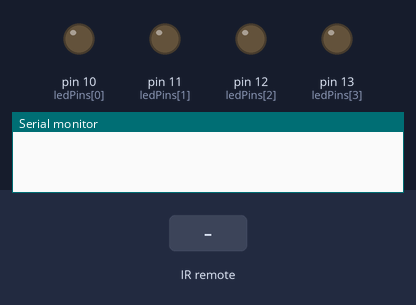
This sketch was run on a simulated Arduino Uno, built with avr-gcc and run on an emulated ATmega328P. Shown: output pins drawn as LEDs (lit = HIGH), the last lines printed to the serial monitor. The test bench sets the inputs (shaded band).

Above: at 1.2 s.
1.3 s: infrared code 0xFF30CF received
At 2.5 s:
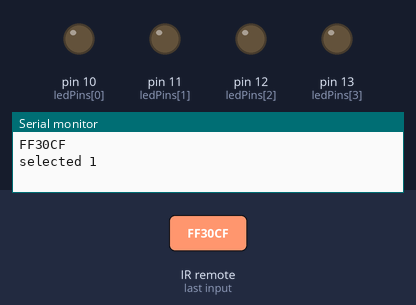
2.8 s: infrared code 0xFF18E7 received
At 3.9 s:
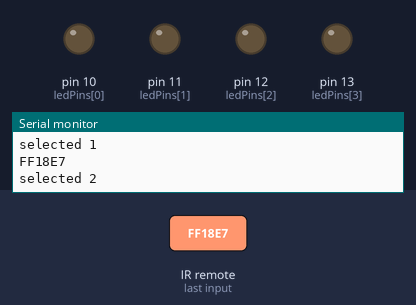
4.3 s: infrared code 0xFF7A85 received
At 5.0 s:
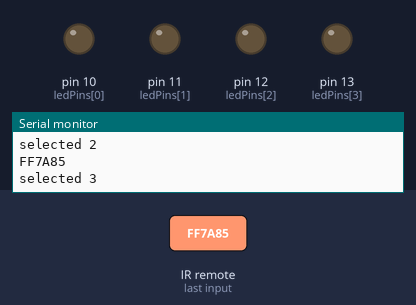
5.8 s: infrared code 0xFF10EF received
At 6.1 s:
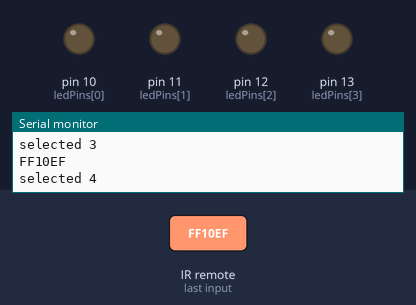
Timing chart, 0 to 8.3 s (numbered marks = the images above; inputs shaded):
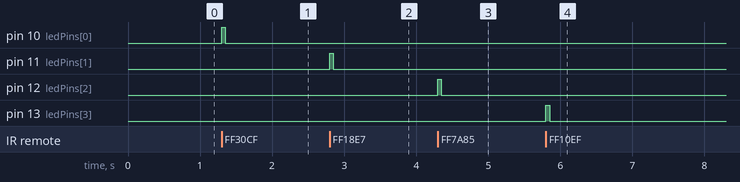

The sketch:

Opg_9.ino
```cpp
#include <IRremote.h>

//IR pin aangeven
const int irPin = 3;

//LED pins aangeven
const int ledPins[] = {10, 11, 12, 13};

//Default LED status is uit
int ledStatus[] = {LOW, LOW, LOW, LOW};

// Set up IR receiver and decode results
IRrecv irReceiver(irPin);
decode_results decodedResults;

void setup() {
  Serial.begin(9600);
  //De ledpins op output
  for (int i = 0; i < 4; i++) {
    pinMode(ledPins[i], OUTPUT);
  }
  irReceiver.enableIRIn();
}

void loop() {
  //Millis houdt de tijd bij
  unsigned long currentTime = millis();

  if (irReceiver.decode(&decodedResults)) {
    Serial.println(decodedResults.value, HEX);
    irReceiver.resume();

    //Switch statement om de afstandbediening af te handelen
    switch (decodedResults.value) {
      case 0xFF30CF:
        digitalWrite(ledPins[0], HIGH);
        delay(50);
        digitalWrite(ledPins[0], LOW);
        Serial.println("selected 1");
        break;

      case 0xFF18E7:
        digitalWrite(ledPins[1], HIGH);
        delay(50);
        digitalWrite(ledPins[1], LOW);
        Serial.println("selected 2");
        break;

      case 0xFF7A85:
        digitalWrite(ledPins[2], HIGH);
        delay(50);
        digitalWrite(ledPins[2], LOW);
        Serial.println("selected 3");
        break;

      case 0xFF10EF:
        digitalWrite(ledPins[3], HIGH);
        delay(50);
        digitalWrite(ledPins[3], LOW);
        Serial.println("selected 4");
        break;
    }
  }
}
```

Measured:
- after the input at 1.3 s, pin 10 (ledPins[0]): LOW → HIGH at once, → LOW 0.05 s later
- after the input at 2.8 s, pin 11 (ledPins[1]): LOW → HIGH at once, → LOW 0.05 s later
- after the input at 4.3 s, pin 12 (ledPins[2]): LOW → HIGH at once, → LOW 0.05 s later
- after the input at 5.8 s, pin 13 (ledPins[3]): LOW → HIGH at once, → LOW 0.05 s later
